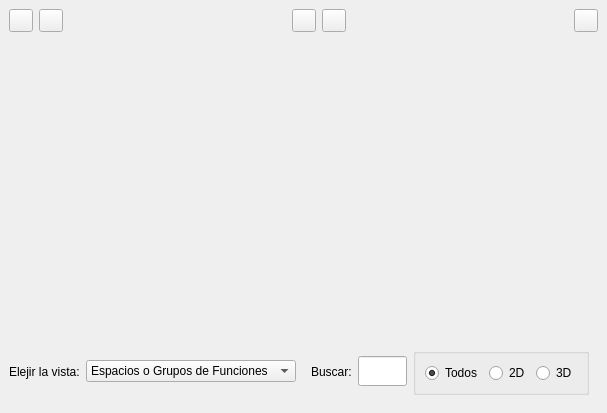
<?xml version="1.0" encoding="UTF-8"?>
<ui version="4.0">
 <class>DashboardWidget</class>
 <widget class="QStackedWidget" name="DashboardWidget">
  <property name="geometry">
   <rect>
    <x>0</x>
    <y>0</y>
    <width>607</width>
    <height>413</height>
   </rect>
  </property>
  <property name="windowTitle">
   <string>StackedWidget</string>
  </property>
  <property name="currentIndex">
   <number>0</number>
  </property>
  <widget class="QWidget" name="pageMenu">
   <layout class="QVBoxLayout" name="verticalLayout">
    <item>
     <layout class="QHBoxLayout" name="horizontalLayout_2">
      <item>
       <widget class="Keomath::Button" name="openFile">
        <property name="toolTip">
         <string>Abrir</string>
        </property>
        <property name="statusTip">
         <string/>
        </property>
       </widget>
      </item>
      <item>
       <widget class="Keomath::Button" name="saveFile">
        <property name="toolTip">
         <string>Guardar</string>
        </property>
        <property name="statusTip">
         <string/>
        </property>
       </widget>
      </item>
      <item>
       <spacer name="horizontalSpacer_5">
        <property name="orientation">
         <enum>Qt::Horizontal</enum>
        </property>
        <property name="sizeHint" stdset="0">
         <size>
          <width>40</width>
          <height>20</height>
         </size>
        </property>
       </spacer>
      </item>
      <item>
       <widget class="Keomath::Button" name="addSpace2D">
        <property name="toolTip">
         <string>Crear Nuevo Espacio 2D</string>
        </property>
        <property name="statusTip">
         <string/>
        </property>
       </widget>
      </item>
      <item>
       <widget class="Keomath::Button" name="addSpace3D">
        <property name="toolTip">
         <string>Crear Nuevo Espacio 3D</string>
        </property>
        <property name="statusTip">
         <string/>
        </property>
       </widget>
      </item>
      <item>
       <spacer name="horizontalSpacer_6">
        <property name="orientation">
         <enum>Qt::Horizontal</enum>
        </property>
        <property name="sizeHint" stdset="0">
         <size>
          <width>40</width>
          <height>20</height>
         </size>
        </property>
       </spacer>
      </item>
      <item>
       <widget class="Keomath::Button" name="showAboutAppDialog">
        <property name="toolTip">
         <string>Acerca de GPLACS</string>
        </property>
        <property name="statusTip">
         <string/>
        </property>
       </widget>
      </item>
     </layout>
    </item>
    <item>
     <widget class="QStackedWidget" name="views">
      <property name="sizePolicy">
       <sizepolicy hsizetype="Expanding" vsizetype="Expanding">
        <horstretch>0</horstretch>
        <verstretch>0</verstretch>
       </sizepolicy>
      </property>
      <property name="currentIndex">
       <number>0</number>
      </property>
      <widget class="Keomath::SpacesView" name="spaces"/>
      <widget class="QWidget" name="views_page2">
       <layout class="QVBoxLayout" name="verticalLayout_4">
        <item>
         <widget class="Keomath::FunctionsView" name="functions"/>
        </item>
       </layout>
      </widget>
     </widget>
    </item>
    <item>
     <layout class="QHBoxLayout" name="horizontalLayout">
      <item>
       <widget class="QLabel" name="label">
        <property name="text">
         <string>Elejir la vista:</string>
        </property>
       </widget>
      </item>
      <item>
       <widget class="KComboBox" name="viewMode">
        <property name="sizePolicy">
         <sizepolicy hsizetype="Preferred" vsizetype="Fixed">
          <horstretch>0</horstretch>
          <verstretch>0</verstretch>
         </sizepolicy>
        </property>
        <item>
         <property name="text">
          <string>Espacios o Grupos de Funciones</string>
         </property>
        </item>
        <item>
         <property name="text">
          <string>Lista Total de Funciones</string>
         </property>
        </item>
       </widget>
      </item>
      <item>
       <spacer name="horizontalSpacer_7">
        <property name="orientation">
         <enum>Qt::Horizontal</enum>
        </property>
        <property name="sizeHint" stdset="0">
         <size>
          <width>40</width>
          <height>20</height>
         </size>
        </property>
       </spacer>
      </item>
      <item>
       <widget class="QStackedWidget" name="filterStackedWidget">
        <property name="sizePolicy">
         <sizepolicy hsizetype="Preferred" vsizetype="Fixed">
          <horstretch>0</horstretch>
          <verstretch>0</verstretch>
         </sizepolicy>
        </property>
        <property name="currentIndex">
         <number>1</number>
        </property>
        <widget class="QWidget" name="page">
         <layout class="QHBoxLayout" name="horizontalLayout_8">
          <item>
           <widget class="QLabel" name="label_2">
            <property name="text">
             <string>Buscar:</string>
            </property>
           </widget>
          </item>
          <item>
           <widget class="KLineEdit" name="filterTextSpaces">
            <property name="minimumSize">
             <size>
              <width>0</width>
              <height>30</height>
             </size>
            </property>
            <property name="maximumSize">
             <size>
              <width>16777215</width>
              <height>30</height>
             </size>
            </property>
           </widget>
          </item>
          <item>
           <widget class="KButtonGroup" name="filterDimensionsSpaces">
            <property name="title">
             <string/>
            </property>
            <property name="flat">
             <bool>false</bool>
            </property>
            <property name="current" stdset="0">
             <number>0</number>
            </property>
            <layout class="QHBoxLayout" name="horizontalLayout_5">
             <item>
              <widget class="QRadioButton" name="filterAllSpaces">
               <property name="text">
                <string>Todos</string>
               </property>
               <property name="checked">
                <bool>true</bool>
               </property>
              </widget>
             </item>
             <item>
              <widget class="QRadioButton" name="filter2DSpaces">
               <property name="text">
                <string>2D</string>
               </property>
              </widget>
             </item>
             <item>
              <widget class="QRadioButton" name="filter3DSpaces">
               <property name="text">
                <string>3D</string>
               </property>
              </widget>
             </item>
            </layout>
           </widget>
          </item>
         </layout>
        </widget>
        <widget class="QWidget" name="page_2">
         <layout class="QHBoxLayout" name="horizontalLayout_7">
          <item>
           <widget class="QLabel" name="label_3">
            <property name="text">
             <string>Buscar:</string>
            </property>
           </widget>
          </item>
          <item>
           <widget class="KLineEdit" name="filterTextFunctions">
            <property name="minimumSize">
             <size>
              <width>0</width>
              <height>30</height>
             </size>
            </property>
            <property name="maximumSize">
             <size>
              <width>16777215</width>
              <height>30</height>
             </size>
            </property>
           </widget>
          </item>
          <item>
           <widget class="KButtonGroup" name="filterDimensionsFunctions">
            <layout class="QHBoxLayout" name="horizontalLayout_6">
             <item>
              <widget class="QRadioButton" name="filterAllFunctions">
               <property name="text">
                <string>Todos</string>
               </property>
               <property name="checked">
                <bool>true</bool>
               </property>
              </widget>
             </item>
             <item>
              <widget class="QRadioButton" name="filter2DFunctions">
               <property name="text">
                <string>2D</string>
               </property>
              </widget>
             </item>
             <item>
              <widget class="QRadioButton" name="filter3DFunctions">
               <property name="text">
                <string>3D</string>
               </property>
              </widget>
             </item>
            </layout>
           </widget>
          </item>
         </layout>
        </widget>
       </widget>
      </item>
     </layout>
    </item>
   </layout>
  </widget>
  <widget class="QWidget" name="pageGraph2D">
   <layout class="QVBoxLayout" name="verticalLayout_2">
    <item>
     <layout class="QHBoxLayout" name="horizontalLayout_3">
      <item>
       <widget class="Keomath::Button" name="backFromSpace2D">
        <property name="toolTip">
         <string>Volver a la Vista Principal</string>
        </property>
       </widget>
      </item>
      <item>
       <widget class="Keomath::Button" name="showFunctionEditor2D">
        <property name="toolTip">
         <string>Administrador de Funciones</string>
        </property>
       </widget>
      </item>
      <item>
       <spacer name="horizontalSpacer">
        <property name="orientation">
         <enum>Qt::Horizontal</enum>
        </property>
        <property name="sizeHint" stdset="0">
         <size>
          <width>40</width>
          <height>20</height>
         </size>
        </property>
       </spacer>
      </item>
      <item>
       <widget class="Keomath::Button" name="copySpace2DImage">
        <property name="toolTip">
         <string>Copiar Imagen</string>
        </property>
        <property name="text">
         <string/>
        </property>
       </widget>
      </item>
      <item>
       <widget class="Keomath::Button" name="saveSpace2DImage">
        <property name="toolTip">
         <string>Guardar Imagen</string>
        </property>
        <property name="text">
         <string/>
        </property>
       </widget>
      </item>
      <item>
       <spacer name="horizontalSpacer_9">
        <property name="orientation">
         <enum>Qt::Horizontal</enum>
        </property>
        <property name="sizeHint" stdset="0">
         <size>
          <width>40</width>
          <height>20</height>
         </size>
        </property>
       </spacer>
      </item>
      <item>
       <widget class="Keomath::Button" name="showSpace2DInfo">
        <property name="toolTip">
         <string>Información del Espacio</string>
        </property>
        <property name="text">
         <string/>
        </property>
       </widget>
      </item>
      <item>
       <widget class="Keomath::Button" name="showCoordSysSettings2D">
        <property name="toolTip">
         <string>Configuración del Área de Dibujo</string>
        </property>
       </widget>
      </item>
     </layout>
    </item>
    <item>
     <widget class="Keomath::Viewer2D" name="space2D" native="true">
      <property name="sizePolicy">
       <sizepolicy hsizetype="Expanding" vsizetype="Expanding">
        <horstretch>0</horstretch>
        <verstretch>0</verstretch>
       </sizepolicy>
      </property>
     </widget>
    </item>
   </layout>
  </widget>
  <widget class="QWidget" name="pageGraph3D">
   <layout class="QVBoxLayout" name="verticalLayout_3">
    <item>
     <layout class="QHBoxLayout" name="horizontalLayout_4">
      <item>
       <widget class="Keomath::Button" name="backFromSpace3D">
        <property name="toolTip">
         <string>Volver a la Vista Principal</string>
        </property>
       </widget>
      </item>
      <item>
       <widget class="Keomath::Button" name="showFunctionEditor3D">
        <property name="toolTip">
         <string>Administrador de Funciones</string>
        </property>
       </widget>
      </item>
      <item>
       <spacer name="horizontalSpacer_3">
        <property name="orientation">
         <enum>Qt::Horizontal</enum>
        </property>
        <property name="sizeHint" stdset="0">
         <size>
          <width>40</width>
          <height>20</height>
         </size>
        </property>
       </spacer>
      </item>
      <item>
       <widget class="Keomath::Button" name="copySpace3DImage">
        <property name="toolTip">
         <string>Copiar Imagen</string>
        </property>
        <property name="text">
         <string/>
        </property>
       </widget>
      </item>
      <item>
       <widget class="Keomath::Button" name="saveSpace3DImage">
        <property name="toolTip">
         <string>Guardar Imagen</string>
        </property>
        <property name="text">
         <string/>
        </property>
       </widget>
      </item>
      <item>
       <spacer name="horizontalSpacer_8">
        <property name="orientation">
         <enum>Qt::Horizontal</enum>
        </property>
        <property name="sizeHint" stdset="0">
         <size>
          <width>40</width>
          <height>20</height>
         </size>
        </property>
       </spacer>
      </item>
      <item>
       <widget class="Keomath::Button" name="showSpace3DInfo">
        <property name="toolTip">
         <string>Información del Espacio</string>
        </property>
        <property name="text">
         <string/>
        </property>
       </widget>
      </item>
      <item>
       <widget class="Keomath::Button" name="showCoordSysSettings3D">
        <property name="toolTip">
         <string>Configuración del Área de Dibujo</string>
        </property>
       </widget>
      </item>
     </layout>
    </item>
    <item>
     <widget class="Keomath::Viewer3D" name="space3D" native="true">
      <property name="sizePolicy">
       <sizepolicy hsizetype="Expanding" vsizetype="Expanding">
        <horstretch>0</horstretch>
        <verstretch>0</verstretch>
       </sizepolicy>
      </property>
     </widget>
    </item>
   </layout>
  </widget>
 </widget>
 <customwidgets>
  <customwidget>
   <class>KButtonGroup</class>
   <extends>QGroupBox</extends>
   <header>kbuttongroup.h</header>
   <container>1</container>
  </customwidget>
  <customwidget>
   <class>KComboBox</class>
   <extends>QComboBox</extends>
   <header>kcombobox.h</header>
  </customwidget>
  <customwidget>
   <class>KLineEdit</class>
   <extends>QLineEdit</extends>
   <header>klineedit.h</header>
  </customwidget>
  <customwidget>
   <class>Keomath::FunctionsView</class>
   <extends>QTreeView</extends>
   <header>keomath/function/functionsview.h</header>
  </customwidget>
  <customwidget>
   <class>Keomath::Button</class>
   <extends>QToolButton</extends>
   <header>keomath/widgets/button.h</header>
  </customwidget>
  <customwidget>
   <class>Keomath::SpacesView</class>
   <extends>QWidget</extends>
   <header>keomath/space/spacesview.h</header>
   <container>1</container>
  </customwidget>
  <customwidget>
   <class>Keomath::Viewer2D</class>
   <extends>QWidget</extends>
   <header>keomath/viewers/viewer2d.h</header>
   <container>1</container>
  </customwidget>
  <customwidget>
   <class>Keomath::Viewer3D</class>
   <extends>QWidget</extends>
   <header>keomath/viewers/viewer3d.h</header>
   <container>1</container>
  </customwidget>
 </customwidgets>
 <resources/>
 <connections>
  <connection>
   <sender>viewMode</sender>
   <signal>currentIndexChanged(int)</signal>
   <receiver>views</receiver>
   <slot>setCurrentIndex(int)</slot>
   <hints>
    <hint type="sourcelabel">
     <x>170</x>
     <y>401</y>
    </hint>
    <hint type="destinationlabel">
     <x>274</x>
     <y>216</y>
    </hint>
   </hints>
  </connection>
  <connection>
   <sender>viewMode</sender>
   <signal>currentIndexChanged(int)</signal>
   <receiver>filterStackedWidget</receiver>
   <slot>setCurrentIndex(int)</slot>
   <hints>
    <hint type="sourcelabel">
     <x>143</x>
     <y>389</y>
    </hint>
    <hint type="destinationlabel">
     <x>219</x>
     <y>392</y>
    </hint>
   </hints>
  </connection>
 </connections>
</ui>
